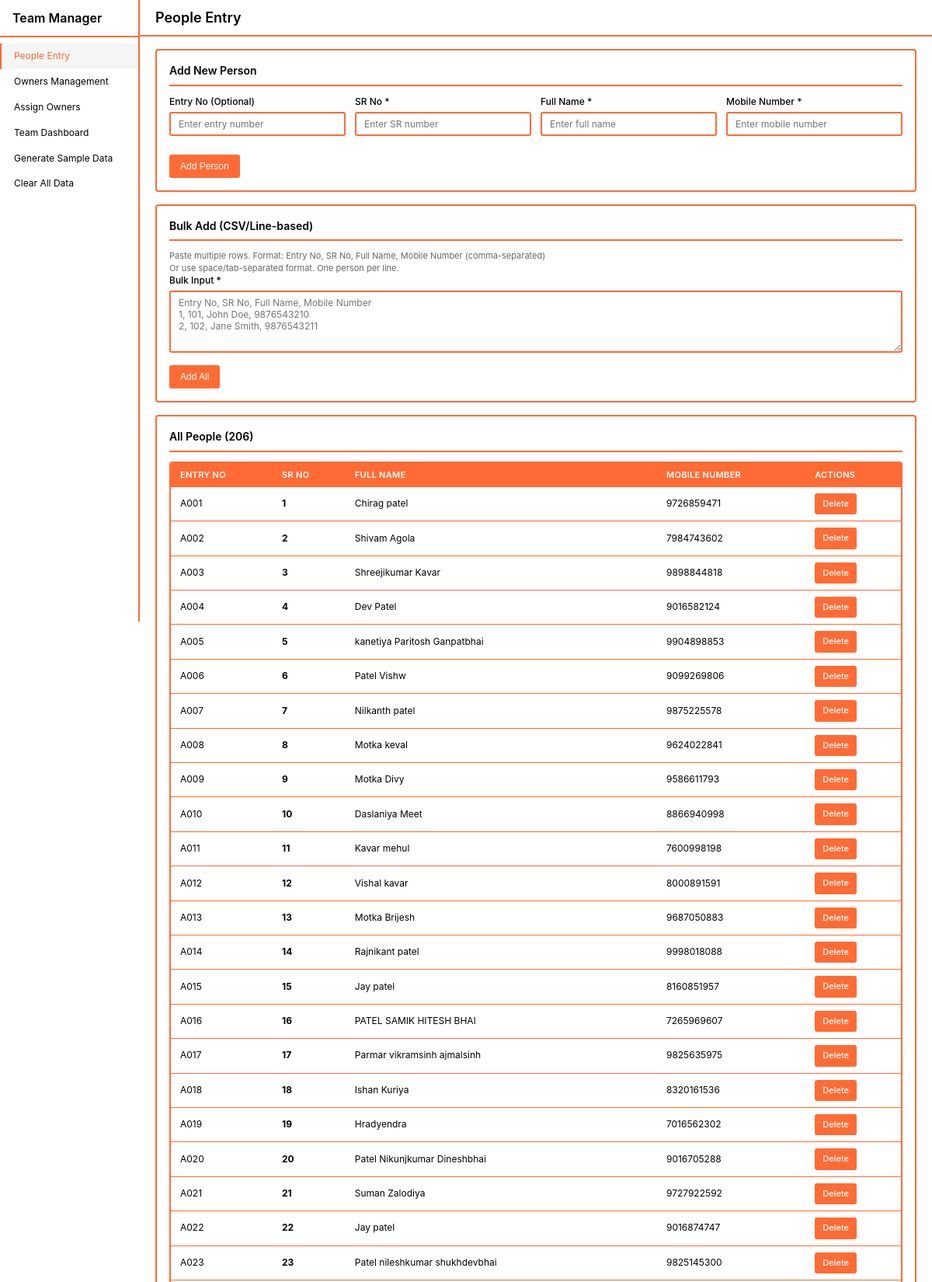
The page / (upper part) on the database its author committed.
### tables this page shows
CREATE TABLE people (
            id INTEGER PRIMARY KEY AUTOINCREMENT,
            entry_no TEXT,
            sr_no INTEGER UNIQUE NOT NULL,
            full_name TEXT NOT NULL,
            mobile_number TEXT NOT NULL,
            created_at DATETIME DEFAULT CURRENT_TIMESTAMP
        );

### functions.php (called while the page is built, shortened)
<?php
function getAllPeople() {
    $db = getDB();
    $stmt = $db->query("SELECT * FROM people ORDER BY sr_no");
    return $stmt->fetchAll();
}
?>

### index.php (the view, shortened to what this page needs)
<?php
require_once 'functions.php';
$allPeople = getAllPeople();
?>
<!DOCTYPE html>
<html lang="en">
<head>
    <link rel="stylesheet" href="style.css">
</head>
<body>
    <div class="dashboard-wrapper">
        <?php include 'sidebar.php'; ?>
        <div class="main-content">
            <div class="top-bar">
                <div class="page-title">
                    <span>People Entry</span>
                </div>
            </div>
            <div class="container">
                <div class="card">
                    <div class="card-header">
                        <div class="card-title">
                            <span>Add New Person</span>
                        </div>
                    </div>
                    <form method="POST" action="">
                        <div class="form-grid">
                            <div class="form-group">
                                <label for="entry_no">Entry No (Optional)</label>
                                <input type="text" id="entry_no" name="entry_no"
                                       value="<?php echo htmlspecialchars($_POST['entry_no'] ?? ''); ?>"
                                       placeholder="Enter entry number">
                            </div>
                            <div class="form-group">
                                <label for="sr_no">SR No *</label>
                                <input type="number" id="sr_no" name="sr_no" required
                                       value="<?php echo htmlspecialchars($_POST['sr_no'] ?? ''); ?>"
                                       placeholder="Enter SR number">
                            </div>
                            <div class="form-group">
                                <label for="full_name">Full Name *</label>
                                <input type="text" id="full_name" name="full_name" required
                                       value="<?php echo htmlspecialchars($_POST['full_name'] ?? ''); ?>"
                                       placeholder="Enter full name">
                            </div>
                            <div class="form-group">
                                <label for="mobile_number">Mobile Number *</label>
                                <input type="text" id="mobile_number" name="mobile_number" required
                                       value="<?php echo htmlspecialchars($_POST['mobile_number'] ?? ''); ?>"
                                       placeholder="Enter mobile number">
                            </div>
                        </div>
                        <button type="submit" class="btn btn-success">
                            <span>Add Person</span>
                        </button>
                    </form>
                </div>
                <div class="card">
                    <div class="card-header">
                        <div class="card-title">
                            <span>Bulk Add (CSV/Line-based)</span>
                        </div>
                    </div>
                    <p class="help-text">
                        Paste multiple rows. Format: Entry No, SR No, Full Name, Mobile Number (comma-separated)<br>
                        Or use space/tab-separated format. One person per line.
                    </p>
                    <form method="POST" action="">
                        <div class="form-group">
                            <label for="bulk_input">Bulk Input *</label>
                            <textarea id="bulk_input" name="bulk_input" required
                                      placeholder="Entry No, SR No, Full Name, Mobile Number&#10;1, 101, John Doe, 9876543210&#10;2, 102, Jane Smith, 9876543211"></textarea>
                        </div>
                        <button type="submit" class="btn btn-success">
                            <span>Add All</span>
                        </button>
                    </form>
                </div>
                <div class="card">
                    <div class="card-header">
                        <div class="card-title">
                            <span>All People (<?php echo count($allPeople); ?>)</span>
                        </div>
                    </div>
                    <?php if (empty($allPeople)): ?>
                        <div class="no-members">No people added yet. Start by adding people above.</div>
                    <?php else: ?>
                        <div class="table-wrapper">
                            <table>
                                <thead>
                                    <tr>
                                        <th>Entry No</th>
                                        <th>SR No</th>
                                        <th>Full Name</th>
                                        <th>Mobile Number</th>
                                        <th>Actions</th>
                                    </tr>
                                </thead>
                                <tbody>
                                    <?php foreach ($allPeople as $person): ?>
                                        <tr>
                                            <td><?php echo htmlspecialchars($person['entry_no']); ?></td>
                                            <td><strong><?php echo htmlspecialchars($person['sr_no']); ?></strong></td>
                                            <td><?php echo htmlspecialchars($person['full_name']); ?></td>
                                            <td><?php echo htmlspecialchars($person['mobile_number']); ?></td>
                                            <td>
                                                <a href="delete.php?action=person&id=<?php echo $person['id']; ?>"
                                                   class="btn btn-danger btn-small"
                                                   onclick="return confirm('Delete <?php echo htmlspecialchars($person['full_name']); ?> (SR: <?php echo $person['sr_no']; ?>)?\n\nNote: Cannot delete if person is assigned to a team.');">
                                                    <span>Delete</span>
                                                </a>
                                            </td>
                                        </tr>
                                    <?php endforeach; ?>
                                </tbody>
                            </table>
                        </div>
                    <?php endif; ?>
                </div>
            </div>
        </div>
    </div>
</body>
</html>

### style.css (style rules this page uses)
* { margin: 0; padding: 0; box-sizing: border-box; }
:root { --orange: #ff6b35; --orange-dark: #e55a2b; --orange-light: #ff8c5a; --white: #ffffff; --black: #000000; --gray: #666666; --gray-light: #f5f5f5; --gray-border: #e0e0e0; }
body { font-family: -apple-system, BlinkMacSystemFont, 'Segoe UI', Roboto, sans-serif; background: var(--white); color: var(--black); line-height: 1.4; font-size: 13px; }
.dashboard-wrapper { display: flex; min-height: 100vh; }
.main-content { margin-left: 180px; flex: 1; width: calc(100% - 180px); background: var(--white); }
.top-bar { background: var(--white); padding: 10px 20px; border-bottom: 2px solid var(--orange); position: sticky; top: 0; z-index: 100; display: flex; justify-content: space-between; align-items: center; }
.page-title { font-size: 18px; font-weight: 600; color: var(--black); display: flex; align-items: center; gap: 8px; }
.container { padding: 16px 20px; max-width: 1400px; margin: 0 auto; background: var(--white); }
.card { background: var(--white); border: 2px solid var(--orange); border-radius: 4px; padding: 16px; margin-bottom: 16px; }
.card-header { display: flex; justify-content: space-between; align-items: center; margin-bottom: 12px; padding-bottom: 8px; border-bottom: 2px solid var(--orange); }
.card-title { font-size: 14px; font-weight: 600; color: var(--black); display: flex; align-items: center; gap: 6px; }
.form-grid { display: grid; grid-template-columns: repeat(auto-fit, minmax(200px, 1fr)); gap: 12px; margin-bottom: 12px; }
.form-group { margin-bottom: 12px; }
label { display: block; margin-bottom: 4px; font-weight: 500; color: var(--black); font-size: 12px; }
input[type="text"], input[type="number"], textarea, select { width: 100%; padding: 6px 10px; border: 2px solid var(--orange); border-radius: 3px; font-size: 12px; font-family: inherit; background: var(--white); color: var(--black); }
textarea { min-height: 80px; resize: vertical; }
.btn { display: inline-flex; align-items: center; gap: 4px; padding: 6px 12px; background: var(--orange); color: var(--white); border: 2px solid var(--orange); border-radius: 3px; cursor: pointer; font-size: 12px; font-weight: 500; text-decoration: none; transition: background 0.2s; }
.btn-success { background: var(--orange); border-color: var(--orange); }
.btn-danger { background: var(--orange); color: var(--white); border-color: var(--orange); }
.btn-small { padding: 4px 8px; font-size: 11px; }
.table-wrapper { background: var(--white); border: 2px solid var(--orange); border-radius: 4px; overflow: hidden; margin: 12px 0; }
table { width: 100%; border-collapse: collapse; }
thead { background: var(--orange); color: var(--white); }
th, td { padding: 8px 12px; text-align: left; font-size: 12px; color: var(--black); }
th { font-weight: 600; font-size: 11px; text-transform: uppercase; letter-spacing: 0.3px; color: var(--white); }
tbody tr { border-bottom: 1px solid var(--orange); background: var(--white); }
.help-text { font-size: 11px; color: var(--gray); margin-top: 4px; line-height: 1.4; }

### rows shown on the page
people: entry_no "A001", sr_no "1", full_name "Chirag patel", mobile_number "9726859471"
people: entry_no "A002", sr_no "2", full_name "Shivam Agola", mobile_number "7984743602"
people: entry_no "A003", sr_no "3", full_name "Shreejikumar Kavar", mobile_number "9898844818"
people: entry_no "A004", sr_no "4", full_name "Dev Patel", mobile_number "9016582124"
people: entry_no "A005", sr_no "5", full_name "kanetiya Paritosh Ganpatbhai", mobile_number "9904898853"
people: entry_no "A006", sr_no "6", full_name "Patel Vishw", mobile_number "9099269806"
people: entry_no "A007", sr_no "7", full_name "Nilkanth patel", mobile_number "9875225578"
people: entry_no "A008", sr_no "8", full_name "Motka keval", mobile_number "9624022841"
people: entry_no "A009", sr_no "9", full_name "Motka Divy", mobile_number "9586611793"
people: entry_no "A010", sr_no "10", full_name "Daslaniya Meet", mobile_number "8866940998"
people: entry_no "A011", sr_no "11", full_name "Kavar mehul", mobile_number "7600998198"
people: entry_no "A012", sr_no "12", full_name "Vishal kavar", mobile_number "8000891591"
people: entry_no "A013", sr_no "13", full_name "Motka Brijesh", mobile_number "9687050883"
people: entry_no "A014", sr_no "14", full_name "Rajnikant patel", mobile_number "9998018088"
people: entry_no "A015", sr_no "15", full_name "Jay patel", mobile_number "8160851957"
people: entry_no "A016", sr_no "16", full_name "PATEL SAMIK HITESH BHAI", mobile_number "7265969607"
people: entry_no "A017", sr_no "17", full_name "Parmar vikramsinh ajmalsinh", mobile_number "9825635975"
people: entry_no "A018", sr_no "18", full_name "Ishan Kuriya", mobile_number "8320161536"
people: entry_no "A019", sr_no "19", full_name "Hradyendra", mobile_number "7016562302"
people: entry_no "A020", sr_no "20", full_name "Patel Nikunjkumar Dineshbhai", mobile_number "9016705288"
people: entry_no "A021", sr_no "21", full_name "Suman Zalodiya", mobile_number "9727922592"
people: entry_no "A022", sr_no "22", full_name "Jay patel", mobile_number "9016874747"
people: entry_no "A023", sr_no "23", full_name "Patel nileshkumar shukhdevbhai", mobile_number "9825145300"

### other values the page prints
count($allPeople) "206"
